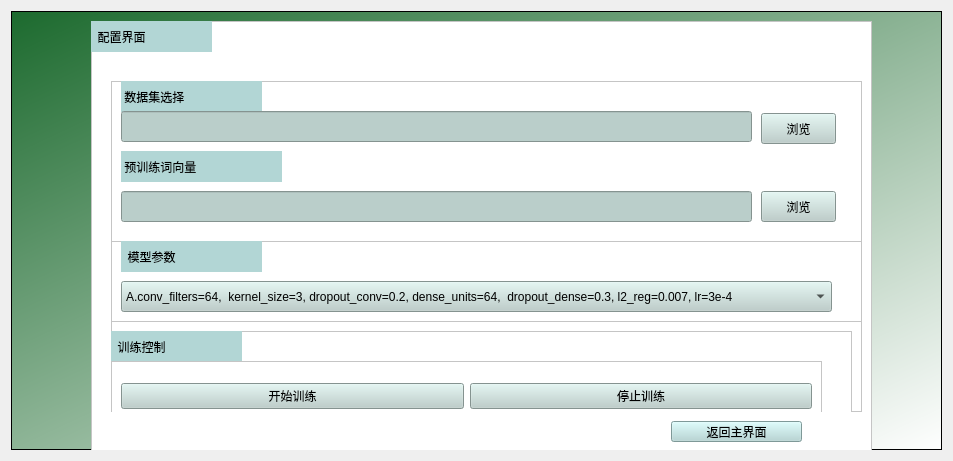
<?xml version="1.0" encoding="UTF-8"?>
<ui version="4.0">
 <class>Form</class>
 <widget class="QWidget" name="Form">
  <property name="geometry">
   <rect>
    <x>0</x>
    <y>0</y>
    <width>953</width>
    <height>461</height>
   </rect>
  </property>
  <property name="windowTitle">
   <string>Form</string>
  </property>
  <layout class="QGridLayout" name="gridLayout">
   <item row="0" column="0">
    <widget class="QFrame" name="frame">
     <property name="styleSheet">
      <string notr="true">background-color: qlineargradient(spread:pad, x1:0, y1:0, x2:1, y2:1, stop:0 rgba(28, 106, 46, 255), stop:1 rgba(255, 255, 255, 255));</string>
     </property>
     <property name="frameShape">
      <enum>QFrame::StyledPanel</enum>
     </property>
     <property name="frameShadow">
      <enum>QFrame::Raised</enum>
     </property>
     <widget class="QFrame" name="frame_2">
      <property name="geometry">
       <rect>
        <x>80</x>
        <y>10</y>
        <width>781</width>
        <height>431</height>
       </rect>
      </property>
      <property name="styleSheet">
       <string notr="true">background-color: rgb(255, 255, 255);</string>
      </property>
      <property name="frameShape">
       <enum>QFrame::StyledPanel</enum>
      </property>
      <property name="frameShadow">
       <enum>QFrame::Raised</enum>
      </property>
      <widget class="QLabel" name="label">
       <property name="geometry">
        <rect>
         <x>0</x>
         <y>0</y>
         <width>121</width>
         <height>31</height>
        </rect>
       </property>
       <property name="styleSheet">
        <string notr="true">font: 16pt &quot;楷体&quot;;
background-color: rgb(178, 214, 213);</string>
       </property>
       <property name="text">
        <string>  配置界面</string>
       </property>
      </widget>
      <widget class="QFrame" name="frame_4">
       <property name="geometry">
        <rect>
         <x>20</x>
         <y>60</y>
         <width>751</width>
         <height>331</height>
        </rect>
       </property>
       <property name="styleSheet">
        <string notr="true">background-color: rgb(255, 255, 255);
</string>
       </property>
       <property name="frameShape">
        <enum>QFrame::StyledPanel</enum>
       </property>
       <property name="frameShadow">
        <enum>QFrame::Raised</enum>
       </property>
       <widget class="QLabel" name="label_3">
        <property name="geometry">
         <rect>
          <x>10</x>
          <y>0</y>
          <width>141</width>
          <height>31</height>
         </rect>
        </property>
        <property name="styleSheet">
         <string notr="true">background-color: rgb(178, 214, 213);
font: 18pt &quot;宋体&quot;;</string>
        </property>
        <property name="text">
         <string> 数据集选择</string>
        </property>
       </widget>
       <widget class="QLineEdit" name="lineEdit">
        <property name="geometry">
         <rect>
          <x>10</x>
          <y>30</y>
          <width>631</width>
          <height>31</height>
         </rect>
        </property>
        <property name="styleSheet">
         <string notr="true">background-color: rgb(186, 206, 202);</string>
        </property>
       </widget>
       <widget class="QPushButton" name="pushButton">
        <property name="geometry">
         <rect>
          <x>650</x>
          <y>32</y>
          <width>75</width>
          <height>31</height>
         </rect>
        </property>
        <property name="styleSheet">
         <string notr="true">background-color: rgb(186, 206, 202);
font: 16pt &quot;宋体&quot;;</string>
        </property>
        <property name="text">
         <string>浏览</string>
        </property>
       </widget>
       <widget class="QFrame" name="frame_5">
        <property name="geometry">
         <rect>
          <x>0</x>
          <y>160</y>
          <width>751</width>
          <height>81</height>
         </rect>
        </property>
        <property name="styleSheet">
         <string notr="true">
background-color: rgb(255, 255, 255);</string>
        </property>
        <property name="frameShape">
         <enum>QFrame::StyledPanel</enum>
        </property>
        <property name="frameShadow">
         <enum>QFrame::Raised</enum>
        </property>
        <widget class="QLabel" name="label_4">
         <property name="geometry">
          <rect>
           <x>10</x>
           <y>0</y>
           <width>141</width>
           <height>31</height>
          </rect>
         </property>
         <property name="styleSheet">
          <string notr="true">background-color: rgb(178, 214, 213);
font: 18pt &quot;宋体&quot;;</string>
         </property>
         <property name="text">
          <string>  模型参数</string>
         </property>
        </widget>
        <widget class="QComboBox" name="comboBox">
         <property name="geometry">
          <rect>
           <x>10</x>
           <y>40</y>
           <width>711</width>
           <height>31</height>
          </rect>
         </property>
         <property name="styleSheet">
          <string notr="true">background-color: rgb(186, 206, 202);</string>
         </property>
         <item>
          <property name="text">
           <string>A.conv_filters=64,  kernel_size=3, dropout_conv=0.2, dense_units=64,  dropout_dense=0.3, l2_reg=0.007, lr=3e-4</string>
          </property>
         </item>
         <item>
          <property name="text">
           <string>B.conv_filters=32,  kernel_size=5, dropout_conv=0.15, dense_units=128, dropout_dense=0.25, l2_reg=0.002, lr=1e-3</string>
          </property>
         </item>
         <item>
          <property name="text">
           <string>C.conv_filters=128, kernel_size=3, dropout_conv=0.25, dense_units=32,  dropout_dense=0.20, l2_reg=0.0005, lr=1e-4</string>
          </property>
         </item>
        </widget>
       </widget>
       <widget class="QFrame" name="frame_6">
        <property name="geometry">
         <rect>
          <x>-10</x>
          <y>250</y>
          <width>751</width>
          <height>101</height>
         </rect>
        </property>
        <property name="styleSheet">
         <string notr="true">
background-color: rgb(255, 255, 255);</string>
        </property>
        <property name="frameShape">
         <enum>QFrame::StyledPanel</enum>
        </property>
        <property name="frameShadow">
         <enum>QFrame::Raised</enum>
        </property>
        <widget class="QLabel" name="label_5">
         <property name="geometry">
          <rect>
           <x>10</x>
           <y>0</y>
           <width>131</width>
           <height>31</height>
          </rect>
         </property>
         <property name="styleSheet">
          <string notr="true">background-color: rgb(178, 214, 213);
font: 18pt &quot;宋体&quot;;</string>
         </property>
         <property name="text">
          <string>  训练控制</string>
         </property>
        </widget>
        <widget class="QFrame" name="frame_7">
         <property name="geometry">
          <rect>
           <x>10</x>
           <y>30</y>
           <width>711</width>
           <height>71</height>
          </rect>
         </property>
         <property name="styleSheet">
          <string notr="true">background-color: rgb(255, 255, 255);</string>
         </property>
         <property name="frameShape">
          <enum>QFrame::StyledPanel</enum>
         </property>
         <property name="frameShadow">
          <enum>QFrame::Raised</enum>
         </property>
         <layout class="QHBoxLayout" name="horizontalLayout">
          <item>
           <widget class="QPushButton" name="pushButton_2">
            <property name="styleSheet">
             <string notr="true">background-color: rgb(186, 206, 202);
font: 14pt &quot;AcadEref&quot;;</string>
            </property>
            <property name="text">
             <string>开始训练</string>
            </property>
           </widget>
          </item>
          <item>
           <widget class="QPushButton" name="pushButton_3">
            <property name="styleSheet">
             <string notr="true">background-color: rgb(186, 206, 202);
font: 16pt &quot;AcadEref&quot;;</string>
            </property>
            <property name="text">
             <string>停止训练</string>
            </property>
           </widget>
          </item>
         </layout>
        </widget>
       </widget>
       <widget class="QLabel" name="label_6">
        <property name="geometry">
         <rect>
          <x>10</x>
          <y>70</y>
          <width>161</width>
          <height>31</height>
         </rect>
        </property>
        <property name="styleSheet">
         <string notr="true">background-color: rgb(178, 214, 213);
font: 18pt &quot;宋体&quot;;</string>
        </property>
        <property name="text">
         <string> 预训练词向量</string>
        </property>
       </widget>
       <widget class="QLineEdit" name="lineEdit_2">
        <property name="geometry">
         <rect>
          <x>10</x>
          <y>110</y>
          <width>631</width>
          <height>31</height>
         </rect>
        </property>
        <property name="styleSheet">
         <string notr="true">background-color: rgb(186, 206, 202);</string>
        </property>
       </widget>
       <widget class="QPushButton" name="pushButton_5">
        <property name="geometry">
         <rect>
          <x>650</x>
          <y>110</y>
          <width>75</width>
          <height>31</height>
         </rect>
        </property>
        <property name="styleSheet">
         <string notr="true">background-color: rgb(186, 206, 202);
font: 16pt &quot;宋体&quot;;</string>
        </property>
        <property name="text">
         <string>浏览</string>
        </property>
       </widget>
      </widget>
      <widget class="QPushButton" name="pushButton_4">
       <property name="geometry">
        <rect>
         <x>580</x>
         <y>400</y>
         <width>131</width>
         <height>21</height>
        </rect>
       </property>
       <property name="styleSheet">
        <string notr="true">background-color: rgb(178, 214, 213);</string>
       </property>
       <property name="text">
        <string>返回主界面</string>
       </property>
      </widget>
     </widget>
    </widget>
   </item>
  </layout>
 </widget>
 <resources/>
 <connections/>
</ui>
